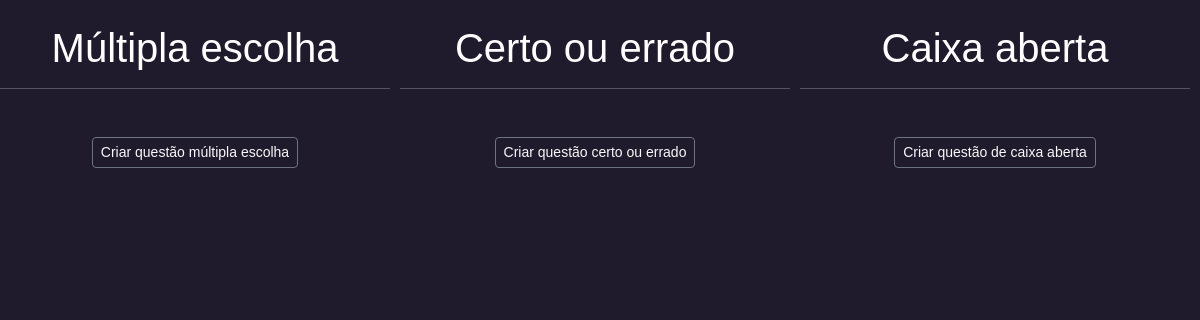
Before: /questoes (signed in) with the older database file.
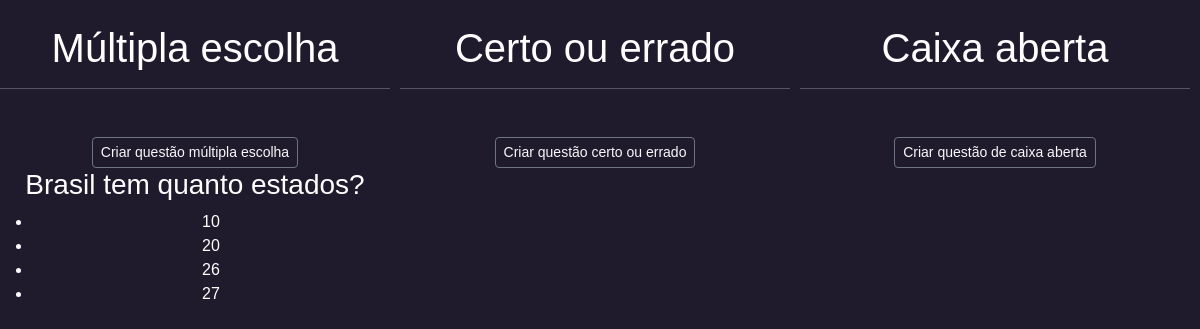
After: the same page with the newer database file.
### app/models/tables.py (models this page shows, shortened)
class Questao(db.Model):
    id = Column(Integer, primary_key=True)
    enunciado = Column(String(255), nullable=False)
    alternativas = relationship('Alternativa', backref='questao', lazy='select')

class Alternativa(db.Model):
    id = Column(Integer, primary_key=True)
    texto = Column(String(255), nullable=False)
    correta = Column(Boolean, nullable=False)
    questao_id = Column(Integer, ForeignKey('questao.id'))

### app/controllers/routes.py (the view)
@app.route("/questoes",methods=['GET', 'POST'])
@login_required
def questoes():
    questoes = Questao.query.all()
    return render_template('questoes.html', questoes = questoes)

### app/controllers/routes.py (called while the page is built)
@login_manager.user_loader
def load_user(user_id):
    return User.query.get(int(user_id))

### app/templates/questoes.html (shortened to what this page needs)
<!DOCTYPE html>
<html lang="en">
  <head>
    <link rel="stylesheet" href="../static/questoes.css" />
    <link
      rel="stylesheet"
      href="../static/bootstrap-5.3.0-dist/css/bootstrap.min.css"
    />
  </head>
  <body style="background: #201b2c">
    <div class="d-flex text-center mt-4">
      <div class="col-questao">
        <h1 style="text-align: center">Múltipla escolha</h1>
        <hr />
        <div class="bottom-links mt-5">
          <a
            class="btn btn-sm btn-outline-secondary text-light"
            href="{{ url_for('cria_questaoME')}}"
            >Criar questão múltipla escolha</a
          >
        </div>
        <div>
          {% for questao in questoes %}
          <h3>{{ questao.enunciado }}</h3>
          <ul>
            {% for alternativa in questao.alternativas %}
            <li>{{ alternativa.texto }}</li>
            {% endfor %}
          </ul>
          {% endfor %}
        </div>
      </div>
      <div class="col-questao">
        <h1 style="text-align: center">Certo ou errado</h1>
        <hr />
        <div class="bottom-links mt-5">
          <a
            class="btn btn-sm btn-outline-secondary text-light"
            href="{{ url_for('cria_questaoCE')}}"
            >Criar questão certo ou errado</a
          >
        </div>
      </div>
      <div class="col-questao">
        <h1 style="text-align: center">Caixa aberta</h1>
        <hr />
        <div class="bottom-links mt-5">
          <a
            class="btn btn-sm btn-outline-secondary text-light"
            href="{{ url_for('cria_questaoCA')}}"
            >Criar questão de caixa aberta</a
          >
        </div>
      </div>
    </div>
  </body>
</html>

### app/static/questoes.css (style rules this page uses)
.col-questao { color: white; flex-basis: 33.33%; margin-right: 10px; font-family: Verdana, Geneva, Tahoma, sans-serif; }

Changed rows visible on the page:
added Questao: enunciado "Brasil tem quanto estados?"
added Alternativa: texto "10"
added Alternativa: texto "20"
added Alternativa: texto "26"
added Alternativa: texto "27"
